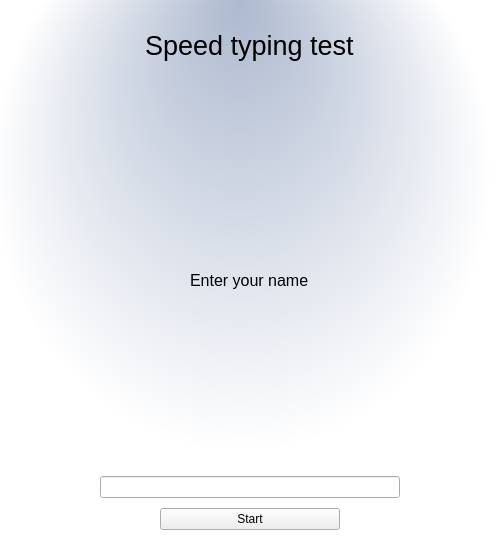
<?xml version="1.0" encoding="UTF-8"?>
<ui version="4.0">
 <class>menu_widget</class>
 <widget class="QWidget" name="menu_widget">
  <property name="enabled">
   <bool>true</bool>
  </property>
  <property name="geometry">
   <rect>
    <x>0</x>
    <y>0</y>
    <width>500</width>
    <height>560</height>
   </rect>
  </property>
  <property name="sizePolicy">
   <sizepolicy hsizetype="Fixed" vsizetype="Fixed">
    <horstretch>0</horstretch>
    <verstretch>0</verstretch>
   </sizepolicy>
  </property>
  <property name="windowTitle">
   <string>Form</string>
  </property>
  <property name="styleSheet">
   <string notr="true">#menu_widget {background-color:qradialgradient(spread:pad, cx:0.483682, cy:0.307, radius:0.5, fx:0.478, fy:0, stop:0 rgba(173, 185, 207, 255), stop:1 rgba(255, 255, 255, 255))}</string>
  </property>
  <layout class="QVBoxLayout" name="verticalLayout" stretch="0,0,1,0,0">
   <property name="spacing">
    <number>10</number>
   </property>
   <property name="leftMargin">
    <number>15</number>
   </property>
   <property name="topMargin">
    <number>30</number>
   </property>
   <property name="rightMargin">
    <number>15</number>
   </property>
   <property name="bottomMargin">
    <number>30</number>
   </property>
   <item alignment="Qt::AlignHCenter|Qt::AlignTop">
    <widget class="QLabel" name="title_label">
     <property name="font">
      <font>
       <pointsize>20</pointsize>
      </font>
     </property>
     <property name="text">
      <string>Speed typing test</string>
     </property>
    </widget>
   </item>
   <item alignment="Qt::AlignHCenter">
    <widget class="QLabel" name="picture_label">
     <property name="maximumSize">
      <size>
       <width>380</width>
       <height>300</height>
      </size>
     </property>
     <property name="text">
      <string/>
     </property>
     <property name="pixmap">
      <pixmap resource="resource.qrc">:/resources/Day 86 - Typing speed test/img/icon.png</pixmap>
     </property>
     <property name="scaledContents">
      <bool>true</bool>
     </property>
     <property name="alignment">
      <set>Qt::AlignLeading|Qt::AlignLeft|Qt::AlignVCenter</set>
     </property>
     <property name="margin">
      <number>0</number>
     </property>
    </widget>
   </item>
   <item alignment="Qt::AlignHCenter">
    <widget class="QLabel" name="entername_label">
     <property name="font">
      <font>
       <pointsize>12</pointsize>
      </font>
     </property>
     <property name="text">
      <string>Enter your name</string>
     </property>
    </widget>
   </item>
   <item alignment="Qt::AlignHCenter">
    <widget class="QLineEdit" name="nameinput_lineedit">
     <property name="minimumSize">
      <size>
       <width>300</width>
       <height>0</height>
      </size>
     </property>
     <property name="text">
      <string/>
     </property>
    </widget>
   </item>
   <item alignment="Qt::AlignHCenter">
    <widget class="QPushButton" name="start_button">
     <property name="minimumSize">
      <size>
       <width>180</width>
       <height>0</height>
      </size>
     </property>
     <property name="text">
      <string>Start</string>
     </property>
    </widget>
   </item>
  </layout>
 </widget>
 <resources>
  <include location="resource.qrc"/>
  <include location="resource.qrc"/>
 </resources>
 <connections/>
</ui>
